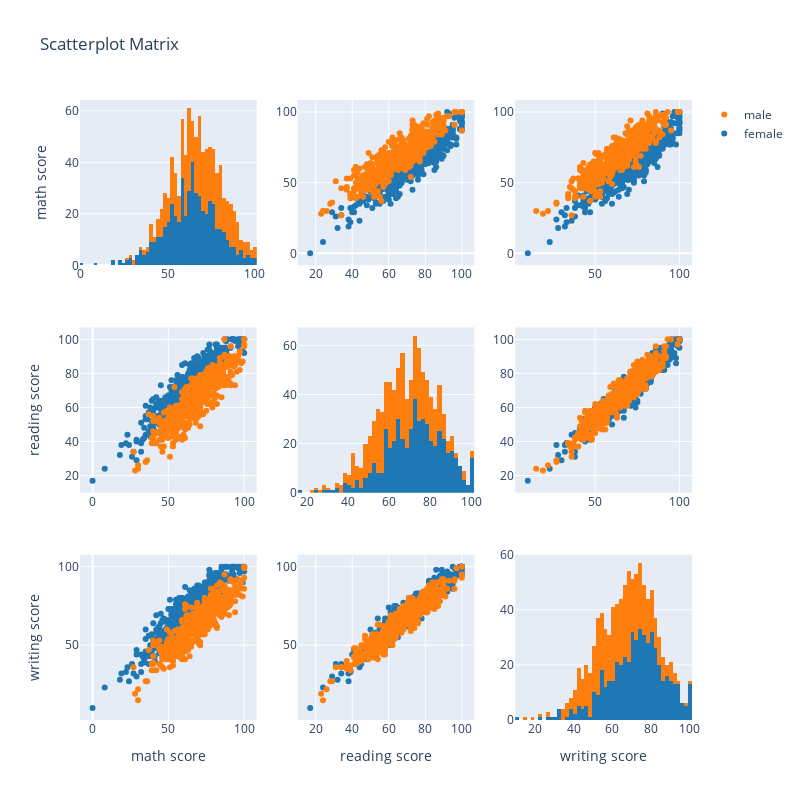

Notebook code for this chart:
### Code cell
import plotly.figure_factory as ff

# data_all has to be a pandas data structure, that contains a categorical variable for grouping the observations
# enther the name of this categorical variable with observations to the index parameter
fig = ff.create_scatterplotmatrix(data_cluster, diag='histogram', index='gender', height=800, width=800)
plotly.offline.iplot(fig, filename='Histograms along Diagonal Subplots')

### Figure 1 — Plotly figure (JSON) as saved in the notebook; plotly's stock layout.template omitted (floating-point values rounded to 4 significant figures; data arrays with more than 128 entries replaced by an {"elided": "..."} marker saying what was removed)
{"data": [{"marker": {"color": "rgb(31, 119, 180)"}, "showlegend": false, "type": "histogram", "x": {"elided": "518 int values"}, "xaxis": "x", "yaxis": "y"}, {"marker": {"color": "rgb(255, 127, 14)"}, "showlegend": false, "type": "histogram", "x": {"elided": "482 int values"}, "xaxis": "x", "yaxis": "y"}, {"marker": {"color": "rgb(31, 119, 180)", "size": 6}, "mode": "markers", "name": "female", "showlegend": true, "type": "scatter", "x": {"elided": "518 int values"}, "xaxis": "x2", "y": {"elided": "518 int values"}, "yaxis": "y2"}, {"marker": {"color": "rgb(255, 127, 14)", "size": 6}, "mode": "markers", "name": "male", "showlegend": true, "type": "scatter", "x": {"elided": "482 int values"}, "xaxis": "x2", "y": {"elided": "482 int values"}, "yaxis": "y2"}, {"marker": {"color": "rgb(31, 119, 180)", "size": 6}, "mode": "markers", "name": "female", "showlegend": false, "type": "scatter", "x": {"elided": "518 int values"}, "xaxis": "x3", "y": {"elided": "518 int values"}, "yaxis": "y3"}, {"marker": {"color": "rgb(255, 127, 14)", "size": 6}, "mode": "markers", "name": "male", "showlegend": false, "type": "scatter", "x": {"elided": "482 int values"}, "xaxis": "x3", "y": {"elided": "482 int values"}, "yaxis": "y3"}, {"marker": {"color": "rgb(31, 119, 180)", "size": 6}, "mode": "markers", "name": "female", "showlegend": false, "type": "scatter", "x": {"elided": "518 int values"}, "xaxis": "x4", "y": {"elided": "518 int values"}, "yaxis": "y4"}, {"marker": {"color": "rgb(255, 127, 14)", "size": 6}, "mode": "markers", "name": "male", "showlegend": false, "type": "scatter", "x": {"elided": "482 int values"}, "xaxis": "x4", "y": {"elided": "482 int values"}, "yaxis": "y4"}, {"marker": {"color": "rgb(31, 119, 180)"}, "showlegend": false, "type": "histogram", "x": {"elided": "518 int values"}, "xaxis": "x5", "yaxis": "y5"}, {"marker": {"color": "rgb(255, 127, 14)"}, "showlegend": false, "type": "histogram", "x": {"elided": "482 int values"}, "xaxis": "x5", "yaxis": "y5"}, {"marker": {"color": "rgb(31, 119, 180)", "size": 6}, "mode": "markers", "name": "female", "showlegend": false, "type": "scatter", "x": {"elided": "518 int values"}, "xaxis": "x6", "y": {"elided": "518 int values"}, "yaxis": "y6"}, {"marker": {"color": "rgb(255, 127, 14)", "size": 6}, "mode": "markers", "name": "male", "showlegend": false, "type": "scatter", "x": {"elided": "482 int values"}, "xaxis": "x6", "y": {"elided": "482 int values"}, "yaxis": "y6"}, {"marker": {"color": "rgb(31, 119, 180)", "size": 6}, "mode": "markers", "name": "female", "showlegend": false, "type": "scatter", "x": {"elided": "518 int values"}, "xaxis": "x7", "y": {"elided": "518 int values"}, "yaxis": "y7"}, {"marker": {"color": "rgb(255, 127, 14)", "size": 6}, "mode": "markers", "name": "male", "showlegend": false, "type": "scatter", "x": {"elided": "482 int values"}, "xaxis": "x7", "y": {"elided": "482 int values"}, "yaxis": "y7"}, {"marker": {"color": "rgb(31, 119, 180)", "size": 6}, "mode": "markers", "name": "female", "showlegend": false, "type": "scatter", "x": {"elided": "518 int values"}, "xaxis": "x8", "y": {"elided": "518 int values"}, "yaxis": "y8"}, {"marker": {"color": "rgb(255, 127, 14)", "size": 6}, "mode": "markers", "name": "male", "showlegend": false, "type": "scatter", "x": {"elided": "482 int values"}, "xaxis": "x8", "y": {"elided": "482 int values"}, "yaxis": "y8"}, {"marker": {"color": "rgb(31, 119, 180)"}, "showlegend": false, "type": "histogram", "x": {"elided": "518 int values"}, "xaxis": "x9", "yaxis": "y9"}, {"marker": {"color": "rgb(255, 127, 14)"}, "showlegend": false, "type": "histogram", "x": {"elided": "482 int values"}, "xaxis": "x9", "yaxis": "y9"}], "layout": {"barmode": "stack", "height": 800, "showlegend": true, "title": {"text": "Scatterplot Matrix"}, "width": 800, "xaxis": {"anchor": "y", "domain": [0, 0.2889]}, "xaxis2": {"anchor": "y2", "domain": [0.3556, 0.6444]}, "xaxis3": {"anchor": "y3", "domain": [0.7111, 1]}, "xaxis4": {"anchor": "y4", "domain": [0, 0.2889]}, "xaxis5": {"anchor": "y5", "domain": [0.3556, 0.6444]}, "xaxis6": {"anchor": "y6", "domain": [0.7111, 1]}, "xaxis7": {"anchor": "y7", "domain": [0, 0.2889], "title": {"text": "math score"}}, "xaxis8": {"anchor": "y8", "domain": [0.3556, 0.6444], "title": {"text": "reading score"}}, "xaxis9": {"anchor": "y9", "domain": [0.7111, 1], "title": {"text": "writing score"}}, "yaxis": {"anchor": "x", "domain": [0.7333, 1], "title": {"text": "math score"}}, "yaxis2": {"anchor": "x2", "domain": [0.7333, 1]}, "yaxis3": {"anchor": "x3", "domain": [0.7333, 1]}, "yaxis4": {"anchor": "x4", "domain": [0.3667, 0.6333], "title": {"text": "reading score"}}, "yaxis5": {"anchor": "x5", "domain": [0.3667, 0.6333]}, "yaxis6": {"anchor": "x6", "domain": [0.3667, 0.6333]}, "yaxis7": {"anchor": "x7", "domain": [0, 0.2667], "title": {"text": "writing score"}}, "yaxis8": {"anchor": "x8", "domain": [0, 0.2667]}, "yaxis9": {"anchor": "x9", "domain": [0, 0.2667]}}}
